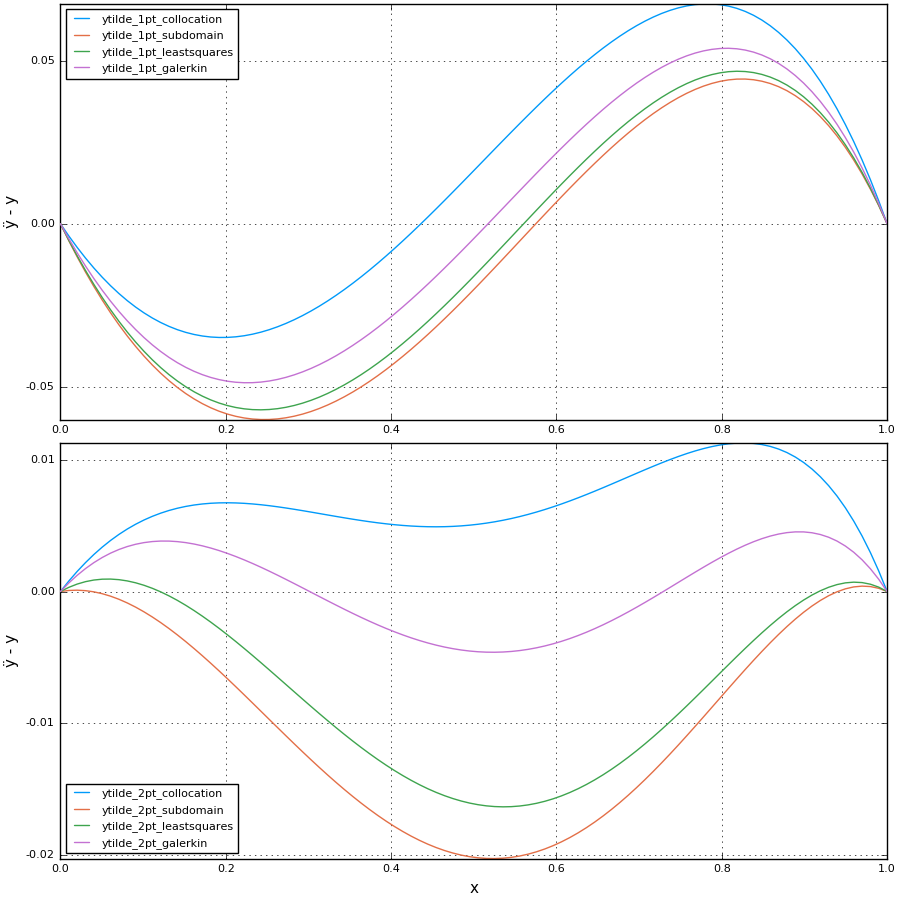

Here is the Julia script that generated this plot:
using NumericalMethodsforEngineers, Plots

ProjDir = dirname(@(__FILE__))

#
# Compute all ytildes:
#
cd(ProjDir) do
  include(joinpath(Pkg.dir("NumericalMethodsforEngineers"), "test", "ch07_wrm.jl")) 
  
  y_exact(x) = 7/4*(exp(2x)-exp(-2x))/(exp(2)-exp(-2))-3/4*x

  ytildes_1pt = [
    (x) -> ytilde_1pt_collocation(x) - y_exact(x),
    (x) -> ytilde_1pt_subdomain(x) - y_exact(x),
    (x) -> ytilde_1pt_leastsquares(x) - y_exact(x),
    (x) -> ytilde_1pt_galerkin(x) - y_exact(x)
  ]

  ytildes_2pt = [
    (x) -> ytilde_2pt_collocation(x) - y_exact(x),
    (x) -> ytilde_2pt_subdomain(x) - y_exact(x),
    (x) -> ytilde_2pt_leastsquares(x) - y_exact(x),
    (x) -> ytilde_2pt_galerkin(x) - y_exact(x)
  ]

  labels_1pt = ["ytilde_1pt_collocation", "ytilde_1pt_subdomain",
    "ytilde_1pt_leastsquares", "ytilde_1pt_galerkin"];

  p1 = plot()
  for (i, f) in enumerate(ytildes_1pt)
    lab = labels_1pt[i]
    if i == 1
      p1 = plot(f, 0, 1, label=lab, ylabel="ÿ - y")
    else
      plot!(p1, f, 0, 1, label=lab)
    end
  end

  labels_2pt = ["ytilde_2pt_collocation", "ytilde_2pt_subdomain",
    "ytilde_2pt_leastsquares", "ytilde_2pt_galerkin"];

  p2 = plot()
  for (i, f) in enumerate(ytildes_2pt)
    lab = labels_2pt[i]
    if i == 1
      p2 = plot(f, 0, 1, label=lab, xlabel="x", ylabel="ÿ - y")
    else
      plot!(p2, f, 0, 1, label=lab)
    end
  end

  p = plot(
    p1, p2, layout=(2, 1), link=:both, leg=true
  )
  savefig("Fig.7.14.png")

end